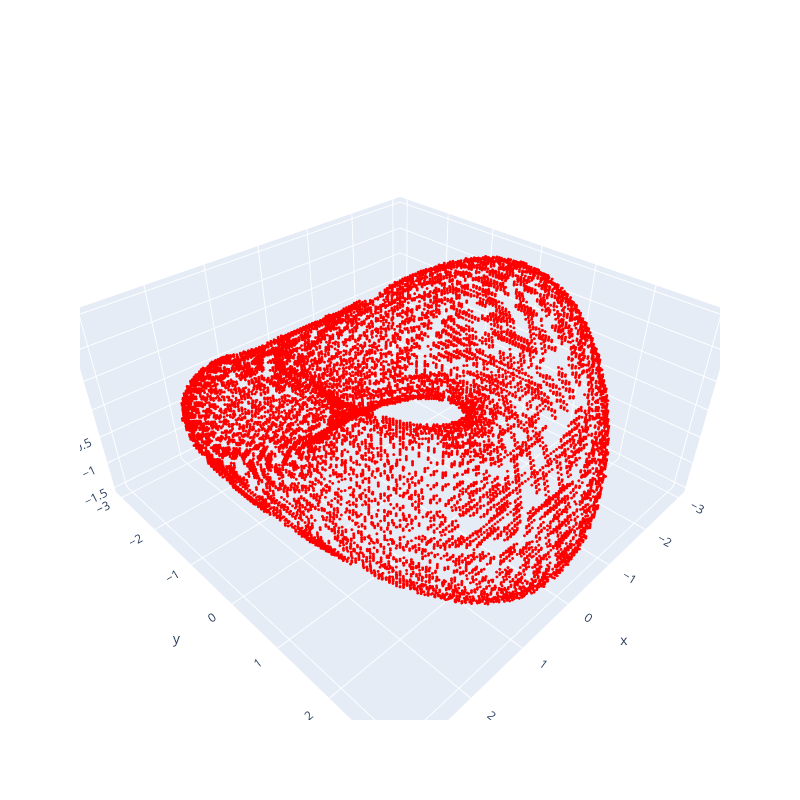

Notebook source saved alongside this figure:
### Markdown cell above
# Inverse Gauss map for points

### Code cell
inv_points = []

x_inv = []
y_inv = []
z_inv = []
for p in sph_vs:
    cn = np.sqrt((nx-p[0])**2 + (ny-p[1])**2 + (nz-p[2])**2) < 0.05
    cfn = cf & cn
    x = X[cfn]
    y = Y[cfn]
    z = Z[cfn]
    x_inv.extend(x)
    y_inv.extend(y)
    z_inv.extend(z)
x_inv = np.array(x_inv)
y_inv = np.array(y_inv)
z_inv = np.array(z_inv)



fig = go.Figure()
#fig.add_trace(surface_trace)
fig.add_trace(go.Scatter3d(x=x_inv, y=y_inv, z=z_inv, mode='markers', marker=dict(size=1, color='red')))
fig.update_layout(width=800, height=800)
fig.show()

### Figure 1 — Plotly figure (JSON) as saved in the notebook; plotly's stock layout.template omitted (floating-point values rounded to 4 significant figures; data arrays with more than 128 entries replaced by an {"elided": "..."} marker saying what was removed)
{"data": [{"marker": {"color": "red", "size": 1}, "mode": "markers", "type": "scatter3d", "x": {"elided": "14180 float values"}, "y": {"elided": "14180 float values"}, "z": {"elided": "14180 float values"}}], "layout": {"height": 800, "width": 800}}
